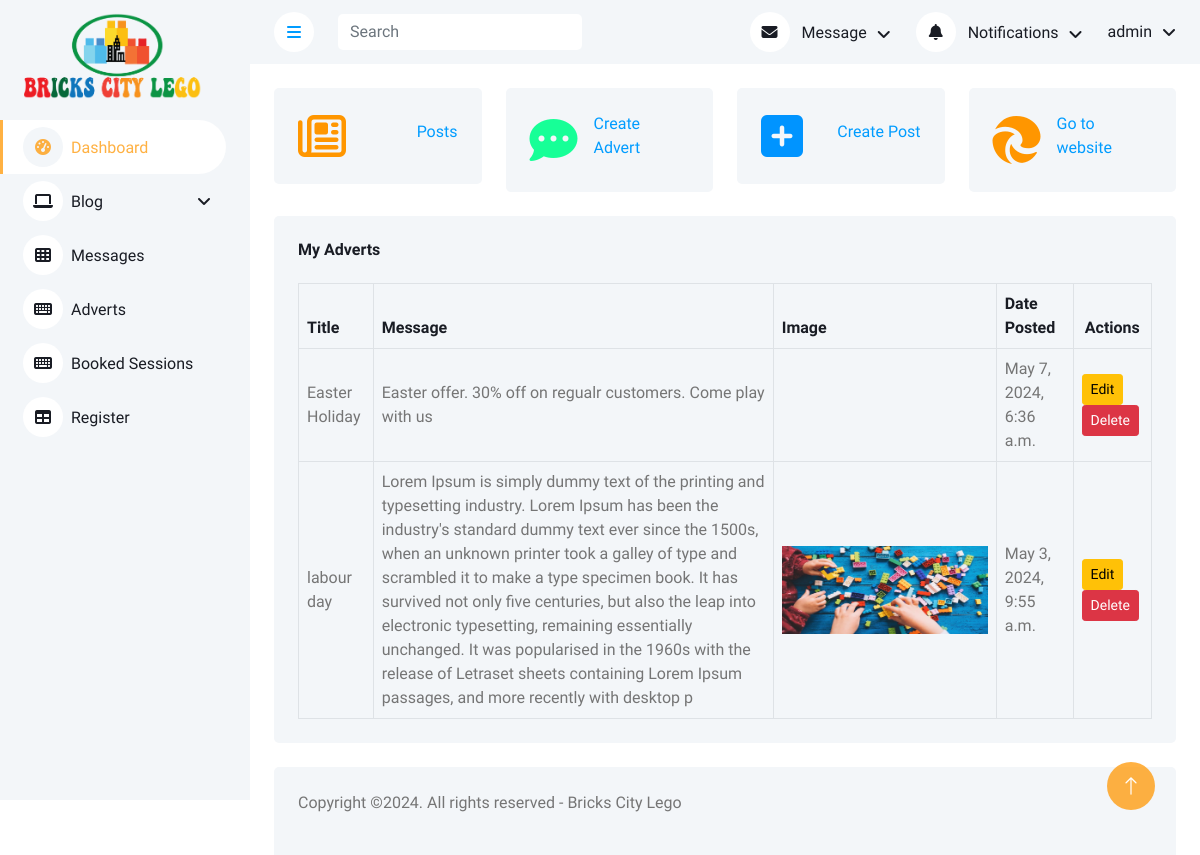
/advert/ (signed in), run on an earlier commit of the app's database.
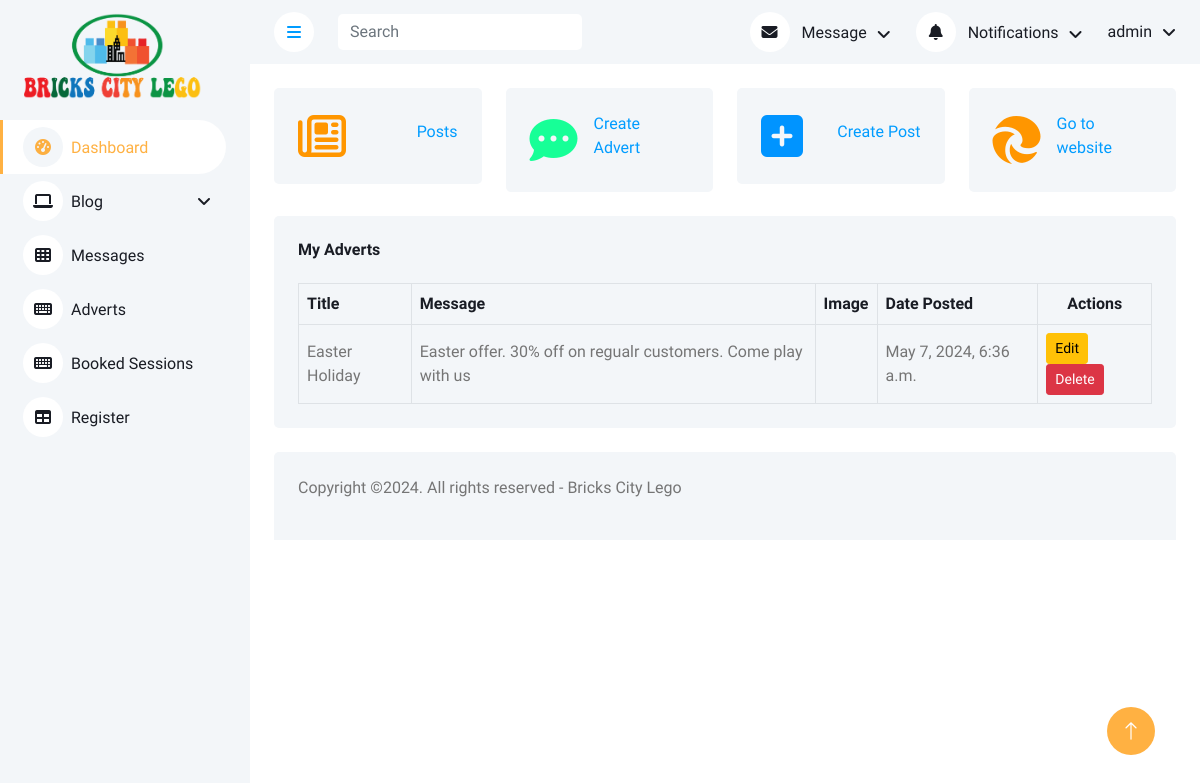
And on a later commit of the database.
### BrickCity/models.py (models this page shows, shortened)
class Advert(models.Model):
    title = models.CharField(max_length=50, blank=True, null=True)
    message = models.CharField(max_length=500, blank=True, null=True)
    image = models.ImageField(upload_to='adverts/', blank=True, null=True)
    date_created = models.DateTimeField(auto_now_add=True, blank=True, null=True)

### BrickCity/views.py (the view)
# urls.py: path('advert/', views.advert, name='advert'),
@login_required(login_url='signin')
def advert(request):
    myadverts = Advert.objects.order_by('-date_created')
    context = {'adverts': myadverts}
    return render(request, 'bricksadmin/adverts.html', context)

### BrickCity/templates/bricksadmin/adverts.html (shortened to what this page needs)
{% extends 'bricksadmin/base.html' %}
{% load static %}
{% block content %}
    {% include 'bricksadmin/stats.html' %}
            <div class="container-fluid pt-4 px-4">
                <div class="bg-light text-center rounded p-4">
                    <div class="d-flex align-items-center justify-content-between mb-4">
                        <h6 class="mb-0">My Adverts</h6>
                    </div>
                    <div class="table-responsive">
                        <table class="table text-start align-middle table-bordered table-hover mb-0">
                            <thead>
                                <tr class="text-dark">
                                    <th scope="col">Title</th>
                                    <th scope="col">Message</th>
                                    <th scope="col">Image</th>
                                    <th scope="col">Date Posted</th>
                                    <th scope="col" style="text-align: center">Actions</th>
                                </tr>
                            </thead>
                            <tbody>
                            {% for ad in adverts %}
                                <tr>
                                    <td>{{ ad.title }}</td>
                                    <td>{{ ad.message }}</td>
                                    <td>
                                        <img src="{{ ad.image.url }}" class="img-fluid" alt="">
                                    </td>
                                    <td>{{ ad.date_created }}</td>
                                    <td>
                                        <a class="btn btn-sm btn-warning" href="{% url 'editadvert' ad.id %}">Edit</a>
                                        <a class="btn btn-sm btn-danger" href="{% url 'deleteadvert' ad.id %}">Delete</a>
                                    </td>
                                </tr>
                            {% endfor %}
                            </tbody>
                        </table>
                    </div>
                </div>
            </div>
{% endblock %}

What changed in the data, as far as the page shows it:
removed Advert: title "labour day", message "Lorem Ipsum is simply dummy text of the printing and typesetting industry. Lorem Ipsum has been the industry's standard dummy text ever since the 1500s, when an unknown printer took a galley of type and scrambled it to make a type specimen book. It has survived not only five centuries, but also the leap into electronic typesetting, remaining essentially unchanged. It was popularised in the 1960s with the release of Letraset sheets containing Lorem Ipsum passages, and more recently with desktop p", image (picture), date_created "May 3, 2024, 9:55 a.m."
